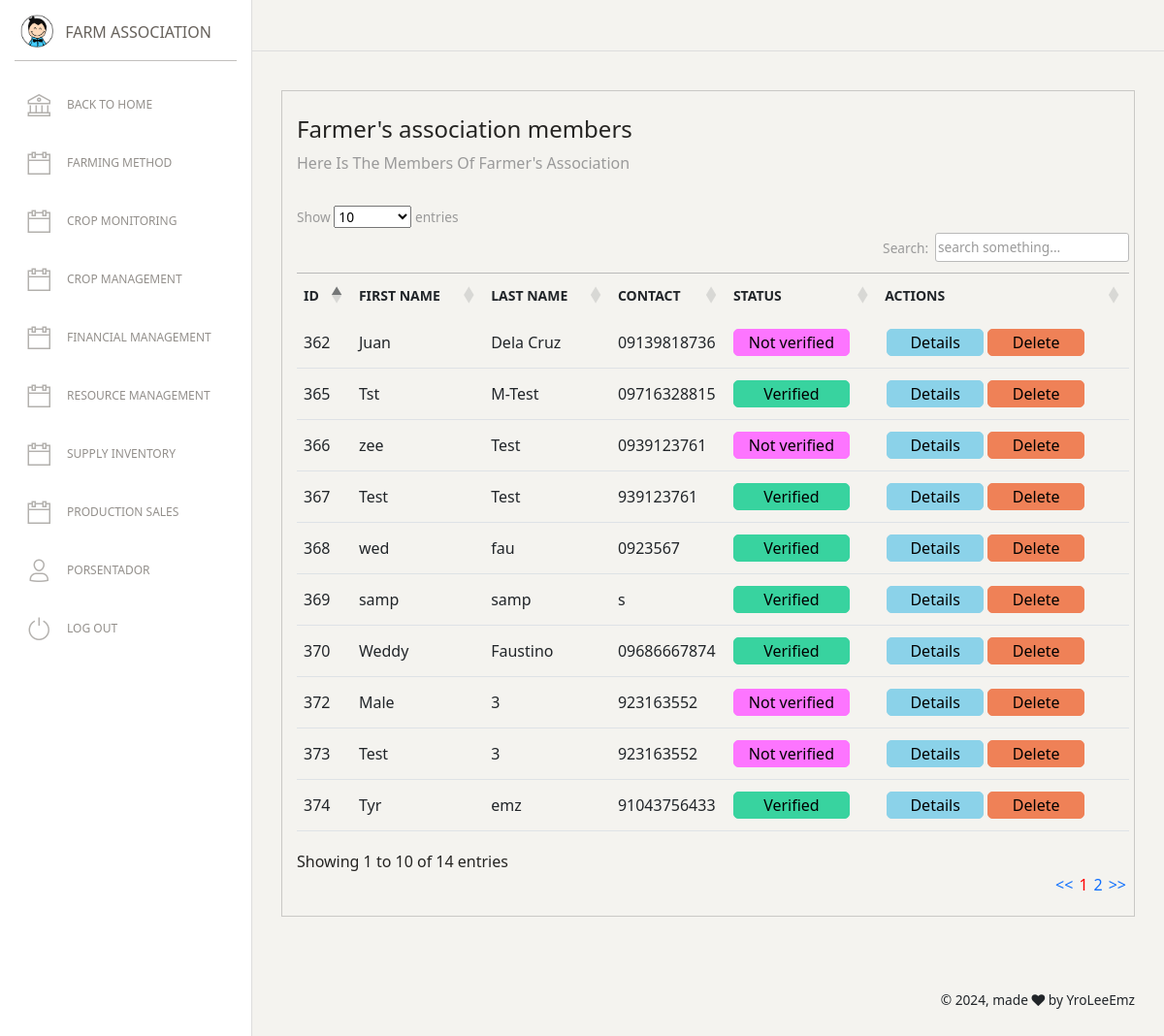
The app's page /users/accounts.php, older data.
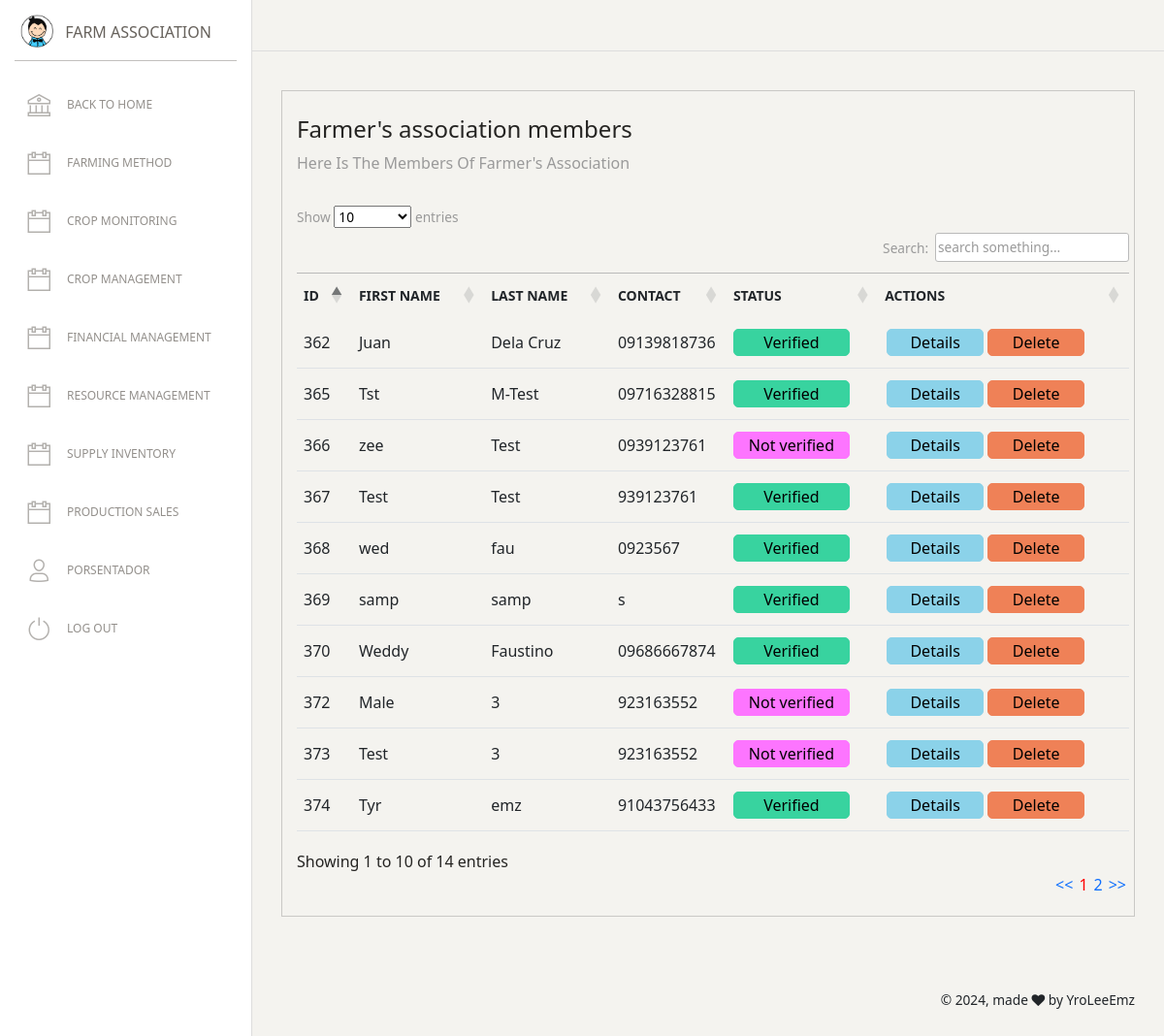
The same page, newer data.
### tables this page shows
CREATE TABLE IF NOT EXISTS `users` (
  `user_id` int(11) NOT NULL AUTO_INCREMENT,
  `fname` varchar(50) DEFAULT NULL,
  `lname` varchar(50) DEFAULT NULL,
  `contact` varchar(50) DEFAULT NULL,
  `address` varchar(1000) DEFAULT NULL,
  `about` varchar(1000) DEFAULT NULL,
  `username` varchar(100) DEFAULT NULL,
  `password` varchar(100) DEFAULT NULL,
  `imgtitle` varchar(50) DEFAULT NULL,
  `imgfile` varchar(200) DEFAULT NULL,
  `user_type` int(11) DEFAULT NULL,
  `actions` int(11) DEFAULT NULL,
  `stat` int(11) DEFAULT NULL,
  `varcode` int(11) DEFAULT 0,
  `gender` varchar(50) DEFAULT NULL,
  PRIMARY KEY (`user_id`)
);

### db/connections.php (called while the page is built, shortened)
<?php
function setQuery($sql){
	return mysqli_query($GLOBALS['dbconnect'],$sql);
}
function getData($result){
	return mysqli_fetch_array($result);
}
	?>

### users/accounts.php (the view, shortened to what this page needs)
<?php
include '../db/connections.php';
 ?>
<!DOCTYPE html>
<html lang="en">
<head>
  <link href="https://maxcdn.bootstrapcdn.com/font-awesome/latest/css/font-awesome.min.css" rel="stylesheet">
  <link href="../assets/css/paper-dashboard.css?v=2.0.1" rel="stylesheet" />
  <link href="../assets/demo/demo.css" rel="stylesheet" />
</head>
<body class="">
  <div class="wrapper ">
    <?php include 'sidebar.php'; ?>
    <div class="main-panel">
     <?php include 'topbar.php'; ?>
      <div class="content">
        <div class="row">
          <div class="col-md-12">
            <div class="card card-plain">
              <div class="card-header">
                <h4 class="card-title"> Farmer's association members</h4>
                <p class="card-category"> Here is the members of farmer's association</p>
              </div>
              <div class="card-body">
                <div class="table-responsive">
<div class="mg-left">
    <div>
        <div>
            <table id="example" class="table" style="width:100%">
        <thead>
            <tr>
                <th>ID</th>
                <th>First name</th>
                <th>Last name</th>
                <th>Contact</th>
                <th>Status</th>
                <th>Actions</th>
            </tr>
        </thead>
        <tbody>
          <?php
          $sql = "select * from users where stat =0 and user_type=2";
          $res = setQuery($sql);
          while($rows = getData($res)){
            $col0 = $rows[0];
            $col1 = $rows[1];
            $col2 = $rows[2];
            $act = $rows[11];
           ?>
            <tr>
                <td><?php echo "$col0"; ?></td>
                <td><?php echo "$col1"; ?></td>
                <td><?php echo $col2; ?></td>
                <td><?php echo $rows[3]; ?></td>
                <td>
                  <?php
                if($act==0){
                  ?>
                  <button style='background-color:#fd75ff;  border:solid 1px #fd75ff;width:120px;border-radius: 5px;' onclick="
                 var val1 = document.getElementById('xfull').value;
                 var val2 = document.getElementById('xcont').value;
                 var val3 = document.getElementById('xadd').value;
                 var myimg = document.getElementById('ximg').value;
                 var val4 = document.getElementById('ximgt').value;
                 var valid = document.getElementById('xid').value;
                  document.getElementById('ffull').innerHTML = val1;
                  document.getElementById('fcontact').innerHTML = val2;
                  document.getElementById('faddress').innerHTML = val3;
                  document.getElementById('setimg').src = myimg;
                  document.getElementById('fid').innerHTML = val4;
                  document.getElementById('userid').value = valid;
                  document.getElementById('verbtn').href = 'actions/verify.php?valid=662353252815&id=7727cb2c263&qid='+valid+'&tyroneleeemz=true&secured=28nc263w73&xtype=v';
                  document.getElementById('popupx').style.display = '';
                  ">Not verified</button>
                  <?php
                }
                else{
                  ?>
                  <button style='background-color:#38d39f; border:solid 1px #38d39f;width:120px;border-radius:5px;' title="">Verified</button>
                  <?php
                }
                ?></td>
                <td><button class="act-det act-btn" onclick="
                document.getElementById('modalx').style.display = '';
                document.getElementById('mfirst').value = document.getElementById('xfn').value;
                document.getElementById('mlast').value = document.getElementById('xln').value;
                document.getElementById('mcontact').value = document.getElementById('xcont').value;
                document.getElementById('maddress').value = document.getElementById('xadd').value;
                document.getElementById('mabout').value = document.getElementById('xabout').value;
                document.getElementById('mid').value = document.getElementById('ximgt').value;
                var stt = document.getElementById('xstat').value;
                var stst = '';
                if(stt=='0'){
                  stst = 'Not verified';
                  document.getElementById('mstatus').style.color = 'gray';
                }
                else{
                  stst = 'Verified';
                  document.getElementById('mstatus').style.color = 'green';
                }
                document.getElementById('mstatus').value = stst;
                ">Details</button><a href=""><button class="act-del act-btn">Delete</button></a></td>
            </tr>
          <?php } ?>
    </table>
        </div>
    </div>
</div>
                </div>
              </div>
            </div>
          </div>
        </div>
      </div>
      <footer class="footer footer-black  footer-white ">
        <div class="container-fluid">
          <div class="row">
            <div class="credits ml-auto">
              <span class="copyright">
                © , made <i class="fa fa-heart heart"></i> by YroLeeEmz
              </span>
            </div>
          </div>
        </div>
      </footer>
    </div>
  </div>
  <link href="tables/stylex.css" rel="stylesheet" />
    <link href="tables/styley.css" rel="stylesheet" />
</body>
</html>

### users/sidebar.php (shortened to what this page needs)
<link rel="stylesheet" type="text/css" href="../../assets/css/paper-dashboard.css?v=2.0.1">
<div class="sidebar" data-color="white" data-active-color="danger">
      <div class="logo">
        <a href="https://www.creative-tim.com" class="simple-text logo-mini">
          <div class="logo-image-small">
            <img src="../assets/img/logo-small.png">
          </div>
        </a>
        <a href="" class="simple-text logo-normal">
          Farm Association
        </a>
      </div>
      <div class="sidebar-wrapper" style="width: 350px; overflow: hidden;">
        <ul class="nav">
          <li id="c1" style="">
            <a href="./dashboard.php">
              <i class="nc-icon nc-bank"></i>
              <p>Back to home</p>
            </a>
          </li>
          <li id="c13">
            <a href="method.php">
              <i class="nc-icon nc-calendar-60"></i>
              <p>Farming method</p>
            </a>
          </li>
          <li id="c14">
            <a href="croprecord.php">
              <i class="nc-icon nc-calendar-60"></i>
              <p>Crop monitoring</p>
            </a>
          </li>
          <li id="c17">
            <a href="inventory.php">
              <i class="nc-icon nc-calendar-60"></i>
              <p>Crop management</p>
            </a>
          </li>
          <li id="c15">
            <a href="financial.php">
              <i class="nc-icon nc-calendar-60"></i>
              <p>Financial management</p>
            </a>
          </li>
          <li id="c16">
            <a href="resource.php">
              <i class="nc-icon nc-calendar-60"></i>
              <p>Resource management</p>
            </a>
          </li>
          <li id="c60" style="">
            <a href="supinv.php">
              <i class="nc-icon nc-calendar-60"></i>
              <p>Supply inventory</p>
            </a>
          </li>
          <li id="c70">
            <a href="sales.php">
              <i class="nc-icon nc-calendar-60"></i>
              <p>Production Sales</p>
            </a>
          </li>
          <?php
            if($_SESSION['userole']!=4){
              ?>
                <li id="c40">
            <a href="pors.php">
              <i class="nc-icon nc-single-02"></i>
              <p>Porsentador</p>
            </a>
          </li>
              <?php
            }
           ?>
          <li>
            <a href="../index.php">
              <i class="nc-icon nc-button-power"></i>
              <p>Log out</p>
            </a>
          </li>
        </ul>
      </div>
    </div>

### users/topbar.php (shortened to what this page needs)
<nav class="navbar navbar-expand-lg navbar-absolute fixed-top navbar-transparent">
       <div class="container-fluid">
         <div class="navbar-wrapper">
         </div>
       </div>
     </nav>

### users/tables/styley.css (style rules this page uses)
:root { --dt-row-selected: 13, 110, 253;--dt-row-selected-text: 255, 255, 255;--dt-row-selected-link: 9, 10, 11 }
table.dataTable thead>tr>th.sorting,table.dataTable thead>tr>th.sorting_asc,table.dataTable thead>tr>th.sorting_desc,table.dataTable thead>tr>th.sorting_asc_disabled,table.dataTable thead>tr>th.sorting_desc_disabled,table.dataTable thead>tr>td.sorting,table.dataTable thead>tr>td.sorting_asc,table.dataTable thead>tr>td.sorting_desc,table.dataTable thead>tr>td.sorting_asc_disabled,table.dataTable thead>tr>td.sorting_desc_disabled { cursor:pointer;position:relative;padding-right:26px }
table.dataTable thead>tr>th.sorting:before,table.dataTable thead>tr>th.sorting:after,table.dataTable thead>tr>th.sorting_asc:before,table.dataTable thead>tr>th.sorting_asc:after,table.dataTable thead>tr>th.sorting_desc:before,table.dataTable thead>tr>th.sorting_desc:after,table.dataTable thead>tr>th.sorting_asc_disabled:before,table.dataTable thead>tr>th.sorting_asc_disabled:after,table.dataTable thead>tr>th.sorting_desc_disabled:before,table.dataTable thead>tr>th.sorting_desc_disabled:after,table.dataTable thead>tr>td.sorting:before,table.dataTable thead>tr>td.sorting:after,table.dataTable thead>tr>td.sorting_asc:before,table.dataTable thead>tr>td.sorting_asc:after,table.dataTable thead>tr>td.sorting_desc:before,table.dataTable thead>tr>td.sorting_desc:after,table.dataTable thead>tr>td.sorting_asc_disabled:before,table.dataTable thead>tr>td.sorting_asc_disabled:after,table.dataTable thead>tr>td.sorting_desc_disabled:before,table.dataTable thead>tr>td.sorting_desc_disabled:after { position:absolute;display:block;opacity:.125;right:10px;line-height:9px;font-size:.8em }
table.dataTable thead>tr>th.sorting:before,table.dataTable thead>tr>th.sorting_asc:before,table.dataTable thead>tr>th.sorting_desc:before,table.dataTable thead>tr>th.sorting_asc_disabled:before,table.dataTable thead>tr>th.sorting_desc_disabled:before,table.dataTable thead>tr>td.sorting:before,table.dataTable thead>tr>td.sorting_asc:before,table.dataTable thead>tr>td.sorting_desc:before,table.dataTable thead>tr>td.sorting_asc_disabled:before,table.dataTable thead>tr>td.sorting_desc_disabled:before { bottom:50%;content:"▲" }
table.dataTable thead>tr>th.sorting:after,table.dataTable thead>tr>th.sorting_asc:after,table.dataTable thead>tr>th.sorting_desc:after,table.dataTable thead>tr>th.sorting_asc_disabled:after,table.dataTable thead>tr>th.sorting_desc_disabled:after,table.dataTable thead>tr>td.sorting:after,table.dataTable thead>tr>td.sorting_asc:after,table.dataTable thead>tr>td.sorting_desc:after,table.dataTable thead>tr>td.sorting_asc_disabled:after,table.dataTable thead>tr>td.sorting_desc_disabled:after { top:50%;content:"▼" }
table.dataTable thead>tr>th.sorting_asc:before,table.dataTable thead>tr>th.sorting_desc:after,table.dataTable thead>tr>td.sorting_asc:before,table.dataTable thead>tr>td.sorting_desc:after { opacity:.6 }
table.dataTable thead th,table.dataTable thead td,table.dataTable tfoot th,table.dataTable tfoot td { text-align:left }
table.dataTable { clear:both;margin-top:6px !important;margin-bottom:6px !important;max-width:none !important;border-collapse:separate !important;border-spacing:0 }
table.dataTable td,table.dataTable th { -webkit-box-sizing:content-box;box-sizing:content-box }
table.dataTable>tbody>tr { background-color:transparent }
.dataTable { border-top: solid 1px #bababa; }

### users/accounts.php (style rules this page uses)
.mg-left { margin-left: 10px; }
.act-btn { width:100px; margin-left: 2px; margin-right: 2px; border-radius: 5px; }
.act-del { background-color: #ef8157; border:solid 1px #ef8157; }
.act-det { background-color: #8bd2e9; border:solid 1px #8bd2e9; }

Row changes from the older to the newer data that the page shows:
changed users "Juan": actions "Not verified" → "Verified"
